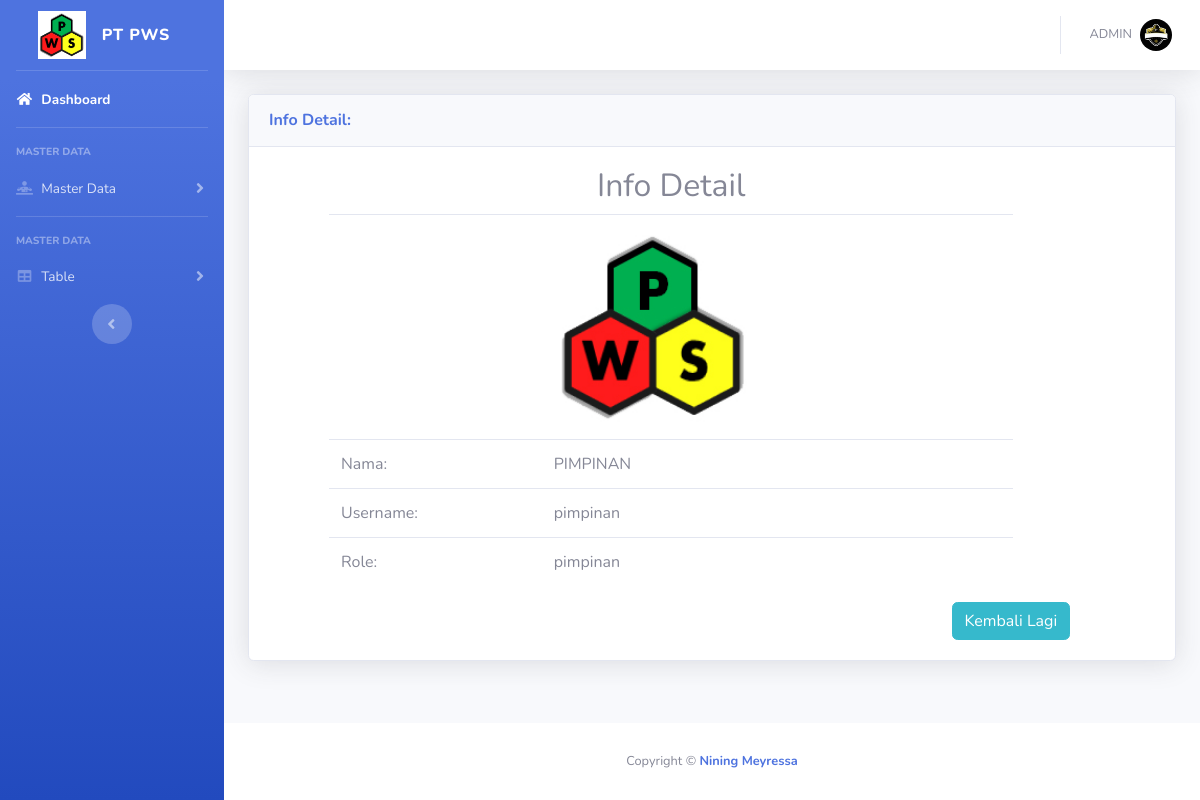
The page /admin/detail_user.php?id=2 (signed in) on the database its author committed.
### tables this page shows
CREATE TABLE `users` (
  `id` int(11) NOT NULL,
  `username` varchar(222) NOT NULL,
  `password` varchar(222) NOT NULL,
  `nama` varchar(222) NOT NULL,
  `foto` varchar(222) NOT NULL,
  `role` varchar(222) NOT NULL
);

### config/koneksi.php (called while the page is built)
<?php
$conn = mysqli_connect('localhost', 'root', '', 'rekam_pws') or die($conn);
function user()
{
  global $conn;
  $sss = mysqli_query($conn, "select * from users where id = '" . $_SESSION['user'] . "'");
  return mysqli_fetch_array($sss);
}

### admin/detail_user.php (the view, shortened to what this page needs)
<?php
include '../config/koneksi.php';
?>
<!DOCTYPE html>
<html lang="en">
<head>
    <link href="vendor/fontawesome-free/css/all.min.css" rel="stylesheet" type="text/css">
    <link href="css/sb-admin-2.min.css" rel="stylesheet">
</head>
<body id="page-top">
    <div id="wrapper">
        <ul class="navbar-nav bg-gradient-primary sidebar sidebar-dark accordion" id="accordionSidebar">
            <a class="sidebar-brand d-flex align-items-center justify-content-center" href="">
                <input type="image" src="img/pws_logo.png" alt="Submit" width="48" height="48">
                <div class="sidebar-brand-text mx-3">PT PWS</div>
            </a>
            <hr class="sidebar-divider my-0">
            <li class="nav-item active">
                <a class="nav-link" href="index.php">
                    <i class="fas fa-fw fa-home"></i>
                    <span>Dashboard</span></a>
            </li>
            <hr class="sidebar-divider">
            <div class="sidebar-heading">
                Master Data
            </div>
            <li class="nav-item">
                <a class="nav-link collapsed" href="#" data-toggle="collapse" data-target="#collapseTwo" aria-expanded="true" aria-controls="collapseTwo">
                    <i class="fas fa-fw fa-diagnoses"></i>
                    <span>Master Data</span>
                </a>
            </li>
            <hr class="sidebar-divider">
            <div class="sidebar-heading">
                Master Data
            </div>
            <li class="nav-item">
                <a class="nav-link collapsed" href="#" data-toggle="collapse" data-target="#collapsePages" aria-expanded="true" aria-controls="collapsePages">
                    <i class="fas fa-fw fa-table"></i>
                    <span>Table</span>
                </a>
            </li>
            <div class="text-center d-none d-md-inline">
                <button class="rounded-circle border-0" id="sidebarToggle"></button>
            </div>
        </ul>
        <div id="content-wrapper" class="d-flex flex-column">
            <div id="content">
                <nav class="navbar navbar-expand navbar-light bg-white topbar mb-4 static-top shadow">
                    <ul class="navbar-nav ml-auto">
                        <?php
                        $rrr = user();
                        ?>
                        <li class="nav-item dropdown no-arrow">
                            <a class="nav-link dropdown-toggle" href="#" id="userDropdown" role="button" data-toggle="dropdown" aria-haspopup="true" aria-expanded="false">
                                <span class="mr-2 d-none d-lg-inline text-gray-600 small"><?php echo $rrr['nama']; ?></span>
                                <img class="img-profile rounded-circle" src=" img/<?php echo $rrr['foto'] ?>" alt="profile">
                            </a>
                        </li>
                    </ul>
                </nav>
                <div class="container-fluid">
                    <?php
                    $id = ($_GET['id']);
                    $ggl = !$id;
                    if ($ggl) {
                        echo "<div class='col-md-10 col-sm-12 col-xs-12 ml-5 mt-5'>";
                        echo "<div class='alert alert-danger mt-4 ml-5' role='alert'>";
                        echo "<p><center>Maaf Data Ini Tidak Tersedia</center></p>";
                        echo   "</div>";
                        echo "</div>";
                    } else {
                        $det = mysqli_query($conn, "select * from users where id='$id'") or die(mysql_error());
                        while ($d = mysqli_fetch_array($det)) {
                    ?>
                            <div class="card shadow mb-4">
                                <div class="card-header py-3 d-flex flex-row align-items-center justify-content-between">
                                    <h6 class="m-0 font-weight-bold text-primary">Info Detail:</h6>
                                </div>
                                <div class="card-body">
                                    <div class="row ml-5">
                                        <div class="col-md-10 col-sm-12 col-xs-12">
                                            <h2>
                                                <center>Info Detail</center>
                                            </h2>
                                            <table class="table">
                                                <tr>
                                                    <td></td>
                                                    <td><img width="200px" height="200px" src="img/<?= $d['foto']; ?>" alt="<?= $d['foto']; ?>"></td>
                                                </tr>
                                                <tr>
                                                    <td>Nama:</td>
                                                    <td><?php echo $d['nama']; ?></td>
                                                </tr>
                                                <tr>
                                                    <td>Username:</td>
                                                    <td><?php echo $d['username']; ?></td>
                                                </tr>
                                                <tr>
                                                    <td>Role:</td>
                                                    <td><?php echo $d['role']; ?></td>
                                                </tr>
                                            </table>
                                        </div>
                                    </div>
                            <?php
                        }
                    }
                            ?>
                            <div class="row">
                                <div class="col-md-9">
                                </div>
                                <div class="col-md-3">
                                    <a href="tab_pengguna.php"><button type="button" class="btn btn-info">Kembali Lagi</button></a>
                                </div>
                            </div>
                                </div>
                            </div>
                </div>
            </div>
            <footer class="sticky-footer bg-white">
                <div class="container my-auto">
                    <div class="copyright text-center my-auto">
                        <span>Copyright &copy; <a href="https://www.instagram.com/niningmr/" style="text-decoration: none;"><b>Nining Meyressa</b></a></span>
                    </div>
                </div>
            </footer>
        </div>
    </div>
</body>
</html>

### rows shown on the page
users: nama "ADMIN", foto (picture)
users: foto (picture), nama "PIMPINAN", username "pimpinan", role "pimpinan"
